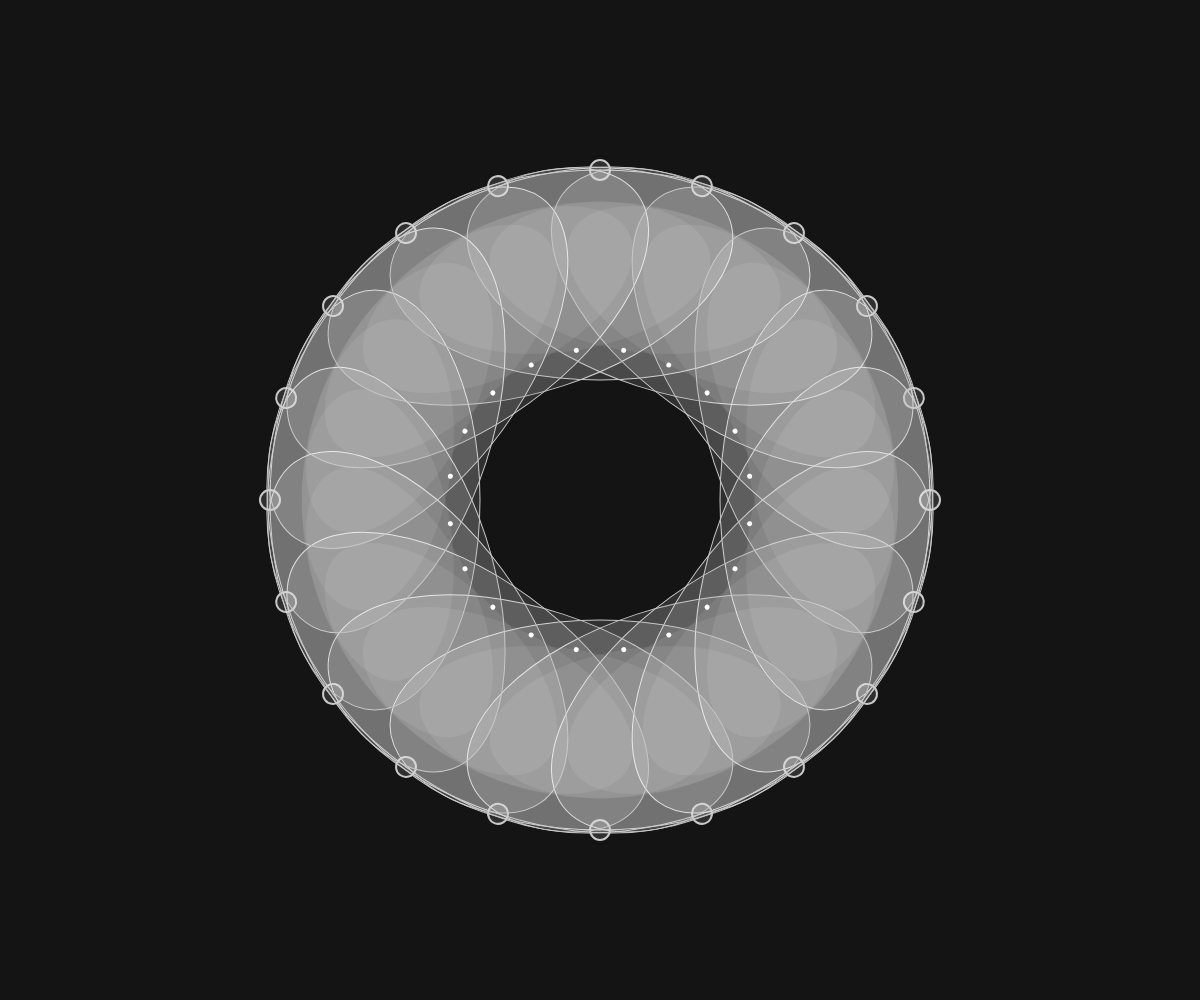
Frame 1 (no input)
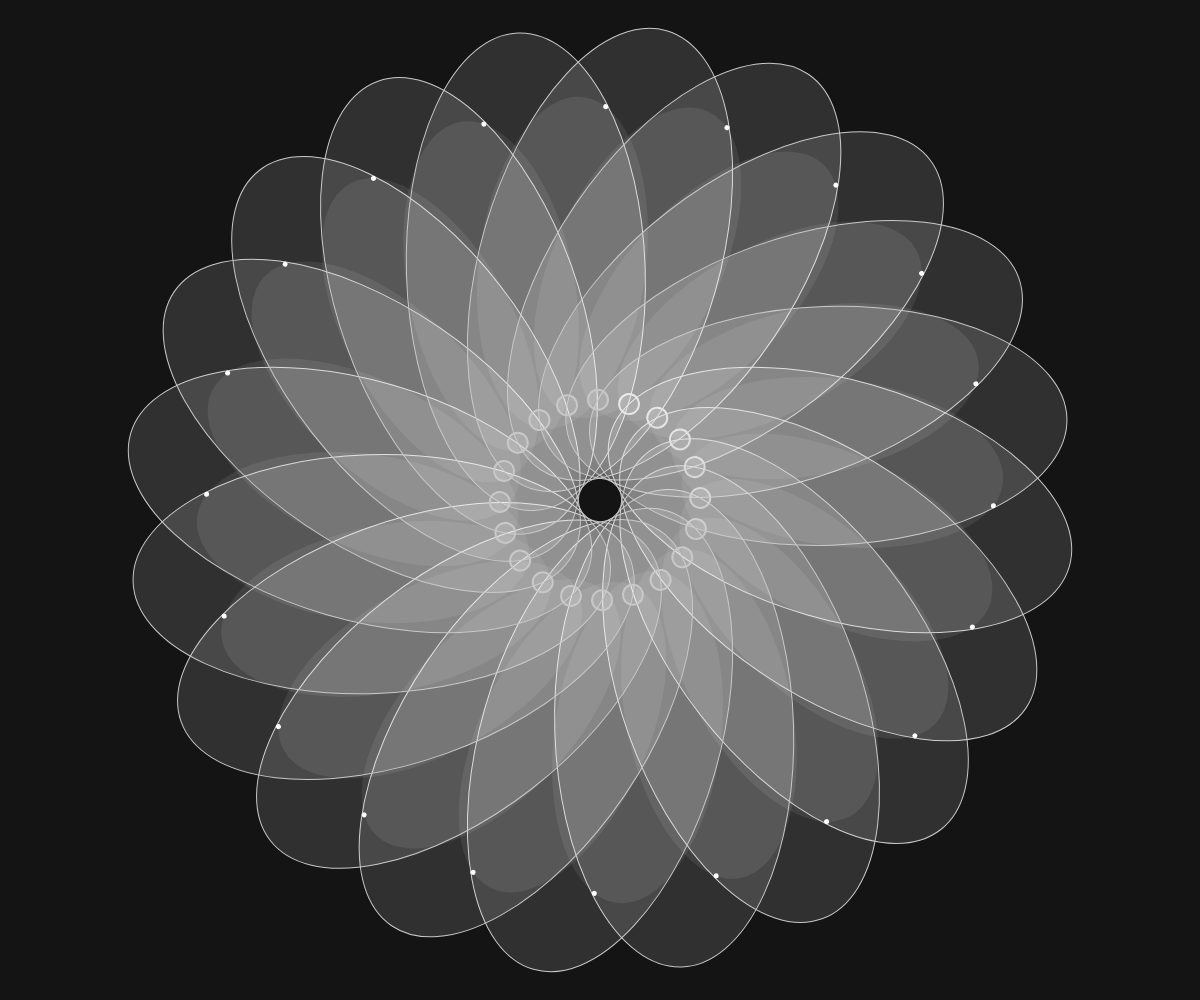
Frame 60 (no input)
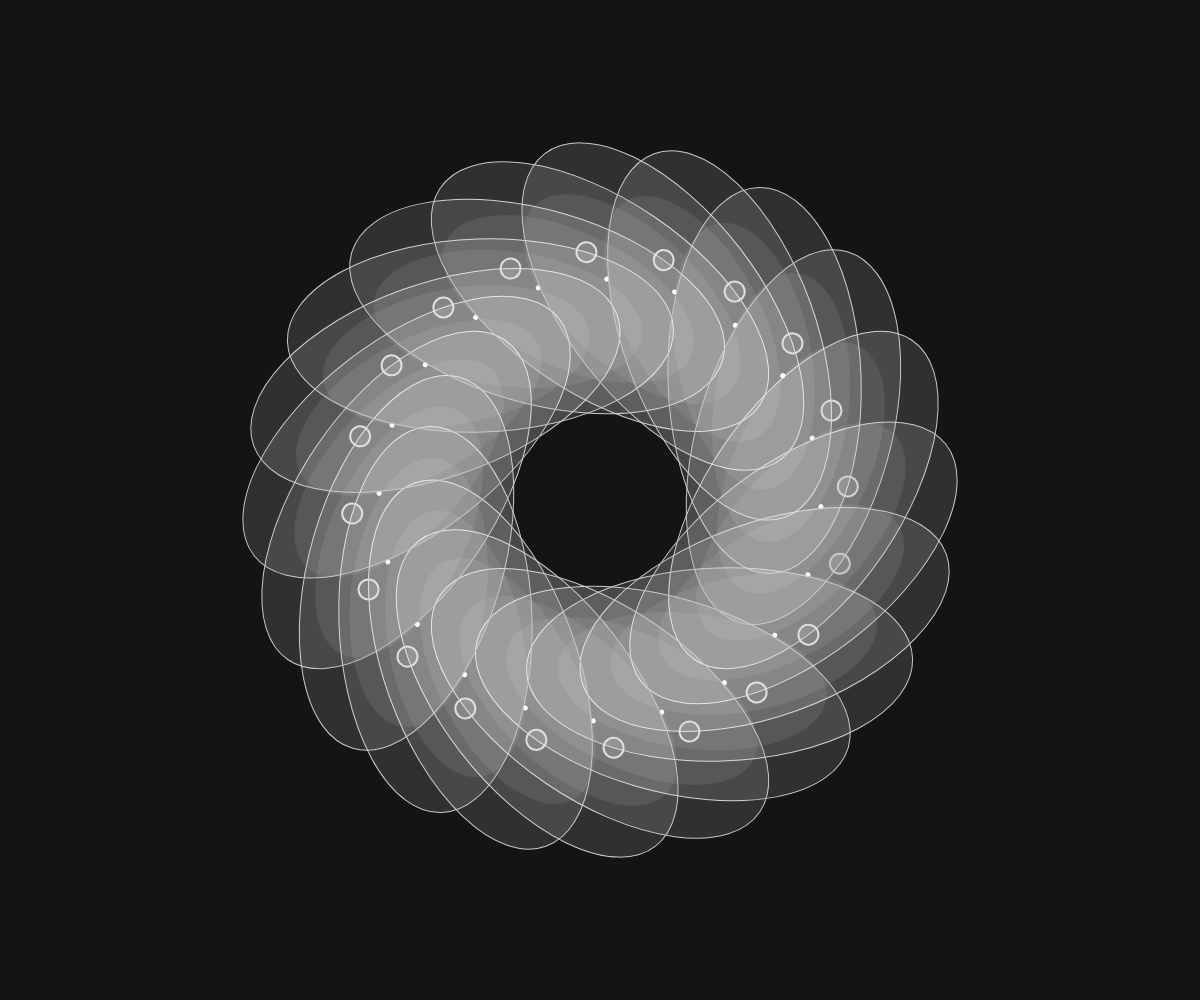
Frame 120 (the mouse pressed at the canvas centre since frame 60)

The p5.js sketch that drew these frames (run headless with seeded random() and noise() and a simulated clock; from frame 60 on, the mouse is pressed at the canvas centre):

// p5.js sketch
// ── sketch.js
// Example 38

// Radial Pattern 2

var frames = 200
var num = 40; // try numbers up to 40
let theta = 0;
let isLooping;

function setup() {
    createCanvas(windowWidth, windowHeight);
    background(0);
}

function draw() {
    background(20);
    fill(255, 30);
    stroke(255, 50);
    translate(width / 2, height / 2);
    for (i = 0; i < num; i++) {
        push();
        let offSet = TWO_PI / num * i;
        rotate(offSet);
        sz = map(sin(theta), -1, 1, width*.15, width*.2);
        x = map(sin(theta), -1, 1, sz, width * .2);
        translate(x, 0);
        push();
        rotate(theta);
        stroke(200);

        if (i%2==0) {
          ellipse(0, 0, sz, sz*2);
          px = cos(theta)*sz/2;
          py = sin(theta)*sz;
          sz2 = 20;
          strokeWeight(2);
          ellipse(px, py, sz2, sz2);
          strokeWeight(1);
        } else {
            fill(255,20);
            noStroke();
            ellipse(0, 0, sz*.7, sz*2*.7);
            px = cos(theta+PI)*sz*.35;
            py = sin(theta+PI)*sz*.7;
            sz2 = 5;
            fill(255);
            ellipse(px, py, sz2, sz2);
            noFill();
        }
        pop();
        pop();
    }
    theta += TWO_PI / frames;
}

function togglePlay() {
    if (isLooping === false) {
        loop();
        isLooping=true;
        console.log("Start Loop");
    } else {
        noLoop();
        isLooping=false;
        console.log("Stop Loop");
    }
}

function mousePressed() {
    togglePlay();
}
